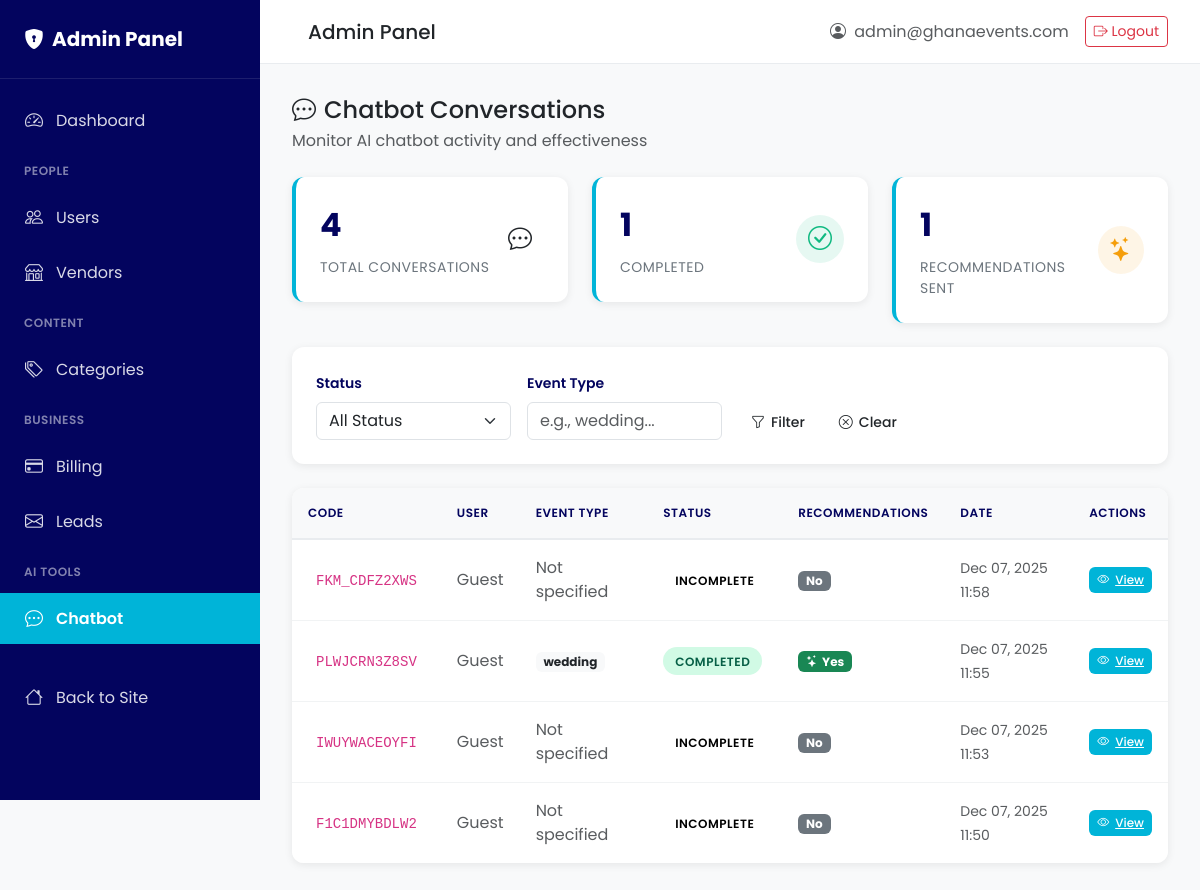
Page /admin-panel/chatbot/ (signed in) on the earlier database version.
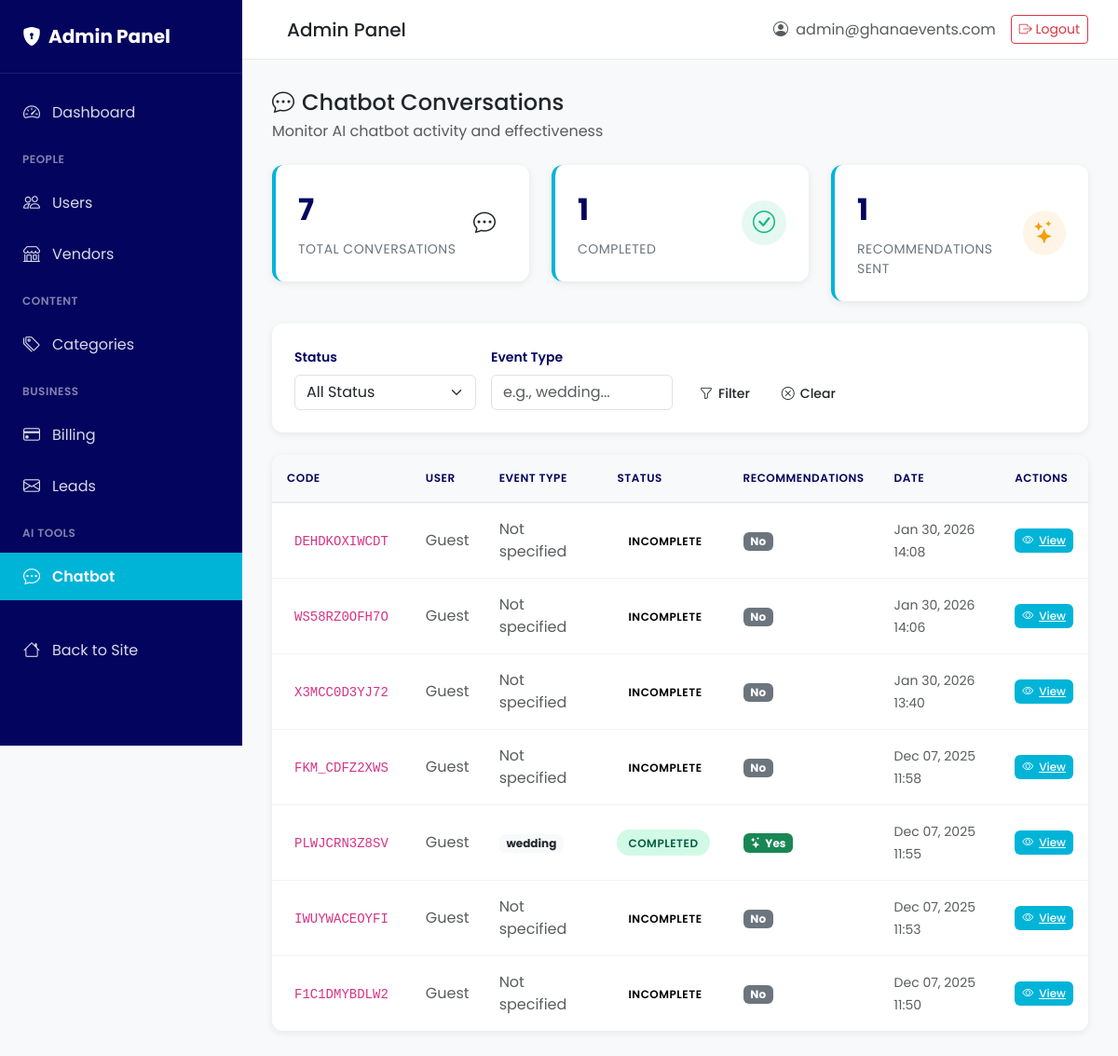
Same page on the later database version.
### accounts/models.py (models this page shows, shortened)
class User(AbstractUser):
    ROLE_CHOICES = [
        ('user', 'User'),
        ('vendor', 'Vendor'),
        ('admin', 'Admin'),
    ]
    id = models.UUIDField(primary_key=True, default=uuid.uuid4, editable=False)
    email = models.EmailField(unique=True)
    phone = models.CharField(max_length=20, blank=True, null=True)
    role = models.CharField(max_length=10, choices=ROLE_CHOICES, default='user')
    favorites = models.JSONField(default=list, blank=True)
    created_at = models.DateTimeField(auto_now_add=True)
    updated_at = models.DateTimeField(auto_now=True)
    USERNAME_FIELD = 'email'
    REQUIRED_FIELDS = ['username']
    class Meta:
        db_table = 'users'
        ordering = ['-created_at']

### chatbot/models.py (models this page shows, shortened)
class ChatConversation(models.Model):
    id = models.UUIDField(primary_key=True, default=uuid.uuid4, editable=False)
    conversation_code = models.CharField(
        max_length=12,
        unique=True,
        editable=False,
        help_text="Unique code to identify this conversation"
    )
    user = models.ForeignKey(
        'accounts.User',
        on_delete=models.SET_NULL,
        null=True,
        blank=True,
        related_name='chat_conversations',
        help_text="Logged-in user (null if guest)"
    )
    event_type = models.CharField(max_length=100, blank=True, help_text="e.g., wedding, birthday, corporate")
    event_date = models.DateField(null=True, blank=True)
    budget_min = models.DecimalField(max_digits=10, decimal_places=2, null=True, blank=True)
    budget_max = models.DecimalField(max_digits=10, decimal_places=2, null=True, blank=True)
    location = models.CharField(max_length=200, blank=True, help_text="City or neighborhood")
    guest_count = models.IntegerField(null=True, blank=True)
    vendor_types_needed = models.JSONField(default=list, blank=True, help_text="List of vendor categories needed")
    special_requirements = models.TextField(blank=True, help_text="Any special needs or preferences")
    session_id = models.CharField(max_length=255, blank=True, help_text="Browser session ID")
    ip_address = models.GenericIPAddressField(null=True, blank=True)
    user_agent = models.TextField(blank=True)
    is_completed = models.BooleanField(default=False, help_text="Has the conversation finished?")
    recommendations_sent = models.BooleanField(default=False)
    created_at = models.DateTimeField(auto_now_add=True)
    updated_at = models.DateTimeField(auto_now=True)
    completed_at = models.DateTimeField(null=True, blank=True)
    class Meta:
        db_table = 'chat_conversations'
        ordering = ['-created_at']
        indexes = [
            models.Index(fields=['conversation_code']),
            models.Index(fields=['created_at']),
            models.Index(fields=['is_completed']),
        ]

### admin_panel/decorators.py (the view)
    def wrapper(request, *args, **kwargs):
        if not request.user.is_authenticated:
            messages.error(request, 'You must be logged in to access the admin panel.')
            return redirect('login')
        if request.user.role != 'admin':
            messages.error(request, 'You do not have permission to access the admin panel.')
            return redirect('home')
        return view_func(request, *args, **kwargs)

### templates/admin_panel/chatbot/list.html (shortened to what this page needs)
{% extends 'admin_panel/base.html' %}
{% load static %}
{% block content %}
<div class="d-flex justify-content-between align-items-center mb-4">
    <div>
        <h4 class="mb-1"><i class="bi bi-chat-dots me-2"></i>Chatbot Conversations</h4>
        <p class="text-muted mb-0">Monitor AI chatbot activity and effectiveness</p>
    </div>
</div>
<div class="row g-4 mb-4">
    <div class="col-md-4">
        <div class="stat-card">
            <div class="d-flex justify-content-between align-items-center">
                <div>
                    <div class="stat-value">{{ stats.total }}</div>
                    <div class="stat-label">Total Conversations</div>
                </div>
                <div class="stat-icon bg-pale text-primary-custom">
                    <i class="bi bi-chat-dots"></i>
                </div>
            </div>
        </div>
    </div>
    <div class="col-md-4">
        <div class="stat-card">
            <div class="d-flex justify-content-between align-items-center">
                <div>
                    <div class="stat-value">{{ stats.completed }}</div>
                    <div class="stat-label">Completed</div>
                </div>
                <div class="stat-icon" style="background: rgba(16, 185, 129, 0.1); color: #10b981;">
                    <i class="bi bi-check-circle"></i>
                </div>
            </div>
        </div>
    </div>
    <div class="col-md-4">
        <div class="stat-card">
            <div class="d-flex justify-content-between align-items-center">
                <div>
                    <div class="stat-value">{{ stats.recommendations_sent }}</div>
                    <div class="stat-label">Recommendations Sent</div>
                </div>
                <div class="stat-icon" style="background: rgba(245, 158, 11, 0.1); color: #f59e0b;">
                    <i class="bi bi-stars"></i>
                </div>
            </div>
        </div>
    </div>
</div>
<div class="admin-filters">
    <form method="get" class="row g-3">
        <div class="col-md-3">
            <label for="status">Status</label>
            <select class="form-select" id="status" name="status">
                <option value="">All Status</option>
            </select>
        </div>
        <div class="col-md-3">
            <label for="event_type">Event Type</label>
            <input type="text" class="form-control" id="event_type" name="event_type"
                   placeholder="e.g., wedding..." value="{{ event_type_filter }}">
        </div>
        <div class="col-md-6">
            <label>&nbsp;</label>
            <div class="d-flex gap-2">
                <button type="submit" class="btn btn-primary-custom action-btn">
                    <i class="bi bi-funnel"></i> Filter
                </button>
                <a href="{% url 'admin_panel:chatbot_conversations' %}" class="btn btn-outline-custom action-btn">
                    <i class="bi bi-x-circle"></i> Clear
                </a>
            </div>
        </div>
    </form>
</div>
<div class="admin-table-container">
    <div class="table-responsive">
        <table class="table admin-table">
            <thead>
                <tr>
                    <th>Code</th>
                    <th>User</th>
                    <th>Event Type</th>
                    <th>Status</th>
                    <th>Recommendations</th>
                    <th>Date</th>
                    <th>Actions</th>
                </tr>
            </thead>
            <tbody>
                {% for conversation in page_obj %}
                    <tr>
                        <td>
                            <code class="bg-pale px-2 py-1 rounded">{{ conversation.conversation_code }}</code>
                        </td>
                        <td>
                            {% if conversation.user %}
                                <a href="{% url 'admin_panel:user_detail' conversation.user.id %}">
                                    {{ conversation.user.email }}
                                </a>
                            {% else %}
                                <span class="text-muted">Guest</span>
                            {% endif %}
                        </td>
                        <td>
                            {% if conversation.event_type %}
                                <span class="badge bg-light text-dark">{{ conversation.event_type }}</span>
                            {% else %}
                                <span class="text-muted">Not specified</span>
                            {% endif %}
                        </td>
                        <td>
                            {% if conversation.is_completed %}
                                <span class="status-badge status-completed">Completed</span>
                            {% else %}
                                <span class="status-badge status-incomplete">Incomplete</span>
                            {% endif %}
                        </td>
                        <td>
                            {% if conversation.recommendations_sent %}
                                <span class="badge bg-success">
                                    <i class="bi bi-stars me-1"></i>Yes
                                </span>
                            {% else %}
                                <span class="badge bg-secondary">No</span>
                            {% endif %}
                        </td>
                        <td>
                            <small class="text-muted">{{ conversation.created_at|date:"M d, Y H:i" }}</small>
                        </td>
                        <td>
                            <a href="{% url 'admin_panel:chatbot_detail' conversation.id %}"
                               class="action-btn action-btn-primary action-btn-sm">
                                <i class="bi bi-eye"></i> View
                            </a>
                        </td>
                    </tr>
                {% endfor %}
            </tbody>
        </table>
    </div>
</div>
{% endblock %}

### templates/admin_panel/base.html (shortened to what this page needs)
{% load static %}
<!DOCTYPE html>
<html lang="en">
<head>
    <link href="https://cdn.jsdelivr.net/npm/bootstrap@5.3.2/dist/css/bootstrap.min.css" rel="stylesheet">
    <link href="https://cdn.jsdelivr.net/npm/bootstrap-icons@1.11.1/font/bootstrap-icons.css" rel="stylesheet">
    <link rel="stylesheet" href="{% static 'css/admin_panel.css' %}">
</head>
<body>
    <div class="admin-wrapper">
        <aside class="admin-sidebar" id="sidebar">
            <div class="sidebar-header">
                <a href="{% url 'admin_panel:dashboard' %}" class="sidebar-brand">
                    <i class="bi bi-shield-lock-fill me-2"></i>
                    <span>Admin Panel</span>
                </a>
            </div>
            <nav class="sidebar-nav">
                <ul class="nav flex-column">
                    <li class="nav-item">
                        <a class="nav-link {% if request.resolver_match.url_name == 'dashboard' %}active{% endif %}"
                           href="{% url 'admin_panel:dashboard' %}">
                            <i class="bi bi-speedometer2"></i>
                            <span>Dashboard</span>
                        </a>
                    </li>
                    <li class="nav-item">
                        <span class="nav-section">People</span>
                    </li>
                    <li class="nav-item">
                        <a class="nav-link {% if 'users' in request.resolver_match.url_name %}active{% endif %}"
                           href="{% url 'admin_panel:users_list' %}">
                            <i class="bi bi-people"></i>
                            <span>Users</span>
                        </a>
                    </li>
                    <li class="nav-item">
                        <a class="nav-link {% if 'vendors' in request.resolver_match.url_name %}active{% endif %}"
                           href="{% url 'admin_panel:vendors_list' %}">
                            <i class="bi bi-shop"></i>
                            <span>Vendors</span>
                        </a>
                    </li>
                    <li class="nav-item">
                        <span class="nav-section">Content</span>
                    </li>
                    <li class="nav-item">
                        <a class="nav-link {% if 'categories' in request.resolver_match.url_name %}active{% endif %}"
                           href="{% url 'admin_panel:categories_list' %}">
                            <i class="bi bi-tags"></i>
                            <span>Categories</span>
                        </a>
                    </li>
                    <li class="nav-item">
                        <span class="nav-section">Business</span>
                    </li>
                    <li class="nav-item">
                        <a class="nav-link {% if 'billing' in request.resolver_match.url_name %}active{% endif %}"
                           href="{% url 'admin_panel:billing_overview' %}">
                            <i class="bi bi-credit-card"></i>
                            <span>Billing</span>
                        </a>
                    </li>
                    <li class="nav-item">
                        <a class="nav-link {% if 'leads' in request.resolver_match.url_name %}active{% endif %}"
                           href="{% url 'admin_panel:leads_list' %}">
                            <i class="bi bi-envelope"></i>
                            <span>Leads</span>
                        </a>
                    </li>
                    <li class="nav-item">
                        <span class="nav-section">AI Tools</span>
                    </li>
                    <li class="nav-item">
                        <a class="nav-link {% if 'chatbot' in request.resolver_match.url_name %}active{% endif %}"
                           href="{% url 'admin_panel:chatbot_conversations' %}">
                            <i class="bi bi-chat-dots"></i>
                            <span>Chatbot</span>
                        </a>
                    </li>
                    <li class="nav-item mt-4">
                        <a class="nav-link" href="{% url 'home' %}">
                            <i class="bi bi-house"></i>
                            <span>Back to Site</span>
                        </a>
                    </li>
                </ul>
            </nav>
        </aside>
        <div class="admin-main">
            <header class="admin-header">
                <div class="d-flex align-items-center">
                    <h5 class="mb-0 ms-3">{% block page_title %}Admin Panel{% endblock %}</h5>
                </div>
                <div class="d-flex align-items-center gap-3">
                    <span class="text-muted">
                        <i class="bi bi-person-circle me-1"></i>
                        {{ request.user.email }}
                    </span>
                    <a href="{% url 'logout' %}" class="btn btn-outline-danger btn-sm">
                        <i class="bi bi-box-arrow-right"></i> Logout
                    </a>
                </div>
            </header>
            <main class="admin-content">
                {% block content %}{% endblock %}
            </main>
        </div>
    </div>
</body>
</html>

Differences in the rows shown:
added ChatConversation: conversation_code "DEHDKOXIWCDT", shows "Guest", event_type "Not specified", is_completed "INCOMPLETE", recommendations_sent "No", created_at "Jan 30, 2026 14:08"
added ChatConversation: conversation_code "WS58RZ0OFH7O", shows "Guest", event_type "Not specified", is_completed "INCOMPLETE", recommendations_sent "No", created_at "Jan 30, 2026 14:06"
added ChatConversation: conversation_code "X3MCC0D3YJ72", shows "Guest", event_type "Not specified", is_completed "INCOMPLETE", recommendations_sent "No", created_at "Jan 30, 2026 13:40"
Other differences:
{{ stats.total }}: "4" → "7"
